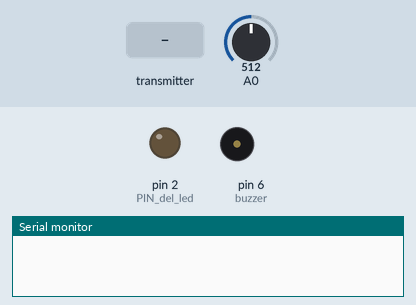
Recording of a sketch running on a simulated Arduino Uno, built with avr-gcc and run on an emulated ATmega328P. Shown: output pins drawn as LEDs (lit = HIGH), buzzer (waves = sounding), the last lines printed to the serial monitor. Inputs (shaded band) come from the test bench; at power-on: A0 = 512. No radio packets arrive unless stated.

Above: at 1.7 s.
1.8 s: A0 set to 11
3.3 s: A0 set to 8
At 3.6 s:
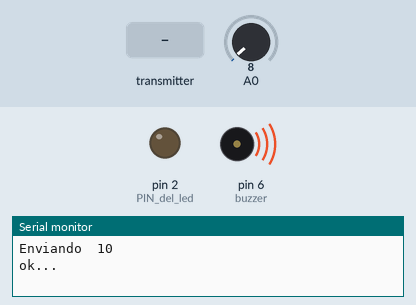
4.8 s: the transmitter starts sending alarma = 1
At 5.9 s:
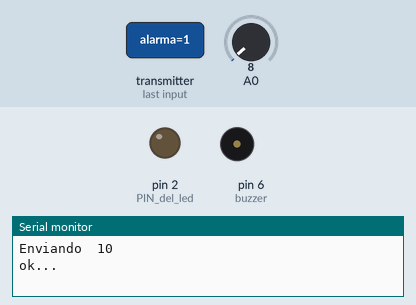
Timing chart, 0 to 7.8 s (numbered marks = the images above; inputs shaded):
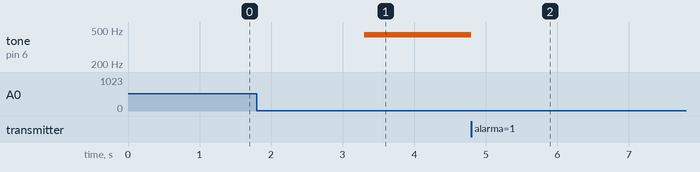

Measured:
- the behaviour switches between 10 and 9 on A0 (found by bisection; images 0 and 1)
- after the input at 1.8 s, every drawn part: stays the same
- after the input at 3.3 s, tone on pin 6 (buzzer): silent → 440 Hz at once
- after the input at 4.8 s, tone on pin 6 (buzzer): 440 Hz → silent at once

The sketch:

slaveFlex.ino
```cpp
//Este codigo necesita de la library "RF24"
//Espera señales de un emisor y de despliega los datos por Serial.
//Tambien enciende un led

#include <SPI.h>
#include "nRF24L01.h"
#include "RF24.h"


//Indica en que pines del Arduino esta conectada la entrada CE y CS del rf24
//Set up nRF24L01 radio on SPI bus plus pins 9 & 10 en Arduino UNO (5 y 6 en Bitalino)
RF24 radio(9,10);

//
//Configura 2 direcciones de 8-bit para establecer coneccion (para este ejemplo solo se ocupa la primera);
const uint64_t pipes[2] = { 0xF0F0F0F0E1LL, 0xF0F0F0F0D2LL };

int data;
bool candado = true;

int buzzer = 6;

void setup(void)
{

  pinMode(9, OUTPUT);//PIN cspin
  pinMode(2, OUTPUT);//PIN del led
  Serial.begin(9600);

  // Setup and configure rf radio
  radio.begin();
  delay(500);
  radio.setPALevel(RF24_PA_HIGH);
  radio.setDataRate( RF24_250KBPS );
  //optionally, increase the delay between retries & # of retries
  //radio.setRetries(15,15);
  //optionally, reduce the payload size.  seems to
  //improve reliability
  //radio.setPayloadSize(8);

  //Start listening
  radio.startListening();
  radio.openWritingPipe(pipes[1]); //Esto no se ocupa en este ejemplo
  radio.openReadingPipe(1,pipes[0]);
}

void loop(void){
  radio.startListening();
  bool alarma;
  while (radio.available()){
    // Fetch the payload, and see if this was the last one.
    radio.read( &alarma, sizeof(bool) );
    if(alarma){
      noTone(buzzer);
    }
  }

  //Serial.println(analogRead(A0));
  if(analogRead(A0) < 10 && candado){

    data = 10;

    radio.stopListening();
    Serial.print("Enviando  ");
    Serial.println(data);
    bool ok = radio.write( &data, sizeof(int) );

    if (ok){
      Serial.println("ok...");
      tone(buzzer, 440);
    }
    else{
      Serial.println("failed");
    }
    candado = false;
  }else if(analogRead(A0) > 15){
    candado = true;
  }

}
```
